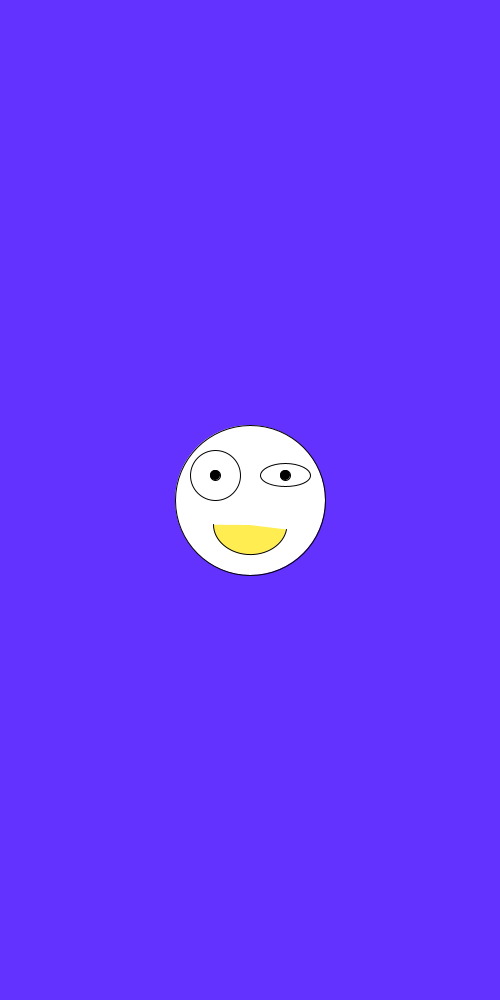
Frame 1 (no input)
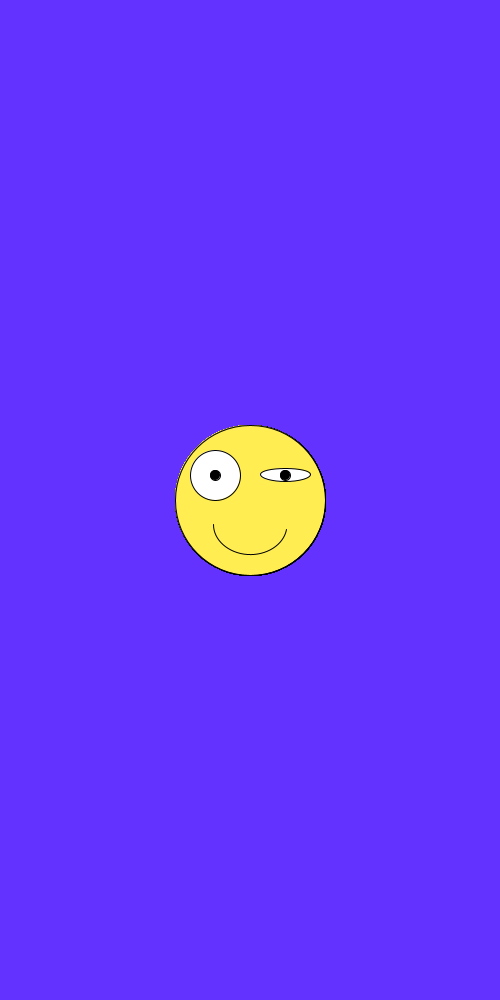
Frame 60 (the mouse pressed at the canvas centre just before this capture)
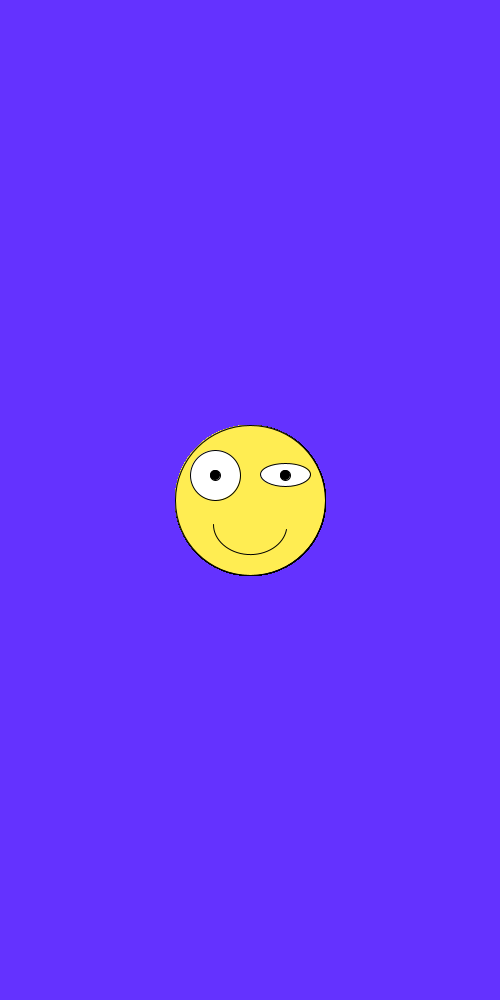
Frame 120 (the mouse held since frame 60 and released just before this capture)

The Processing sketch that drew these frames (run headless with seeded random() and noise(); from frame 60 on, the mouse is pressed at the canvas centre):

// Processing sketch: DaynNight
// ── DaynNight.pde
// i want to rotate this guys head, maintaining the twitch
void setup() {
  background(100, 50, 255);
  size(500, 1000);
  frameRate(15);
}

void draw() {
  // i want this little guy to have crazy wavy hair
  
  circle(250, 500, 150);
  
  fill(255, 255, 255);
  ellipse(215, 475, 50, 50);
  ellipse(285, 475, 50, random(10, 30));
  
  fill(0, 0, 0);
  ellipse(215, 475, 10, 10);
  ellipse(285, 475, 10, 10);
  
  
  fill(255, 237, 82);
  arc(250, 525, 73, 59, 19, 22);

  
  save("Eye Twitch.png");
}
